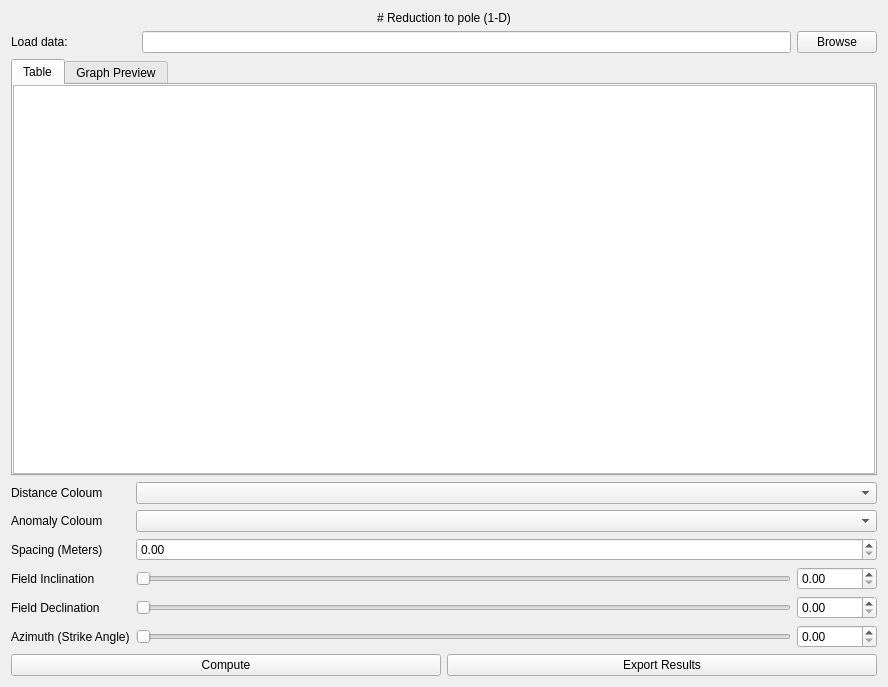
<?xml version="1.0" encoding="UTF-8"?>
<ui version="4.0">
 <class>Form</class>
 <widget class="QWidget" name="Form">
  <property name="geometry">
   <rect>
    <x>0</x>
    <y>0</y>
    <width>888</width>
    <height>687</height>
   </rect>
  </property>
  <property name="windowTitle">
   <string>Form</string>
  </property>
  <layout class="QGridLayout" name="gridLayout_2">
   <item row="3" column="0">
    <widget class="QLabel" name="label_3">
     <property name="text">
      <string>Distance Coloum</string>
     </property>
    </widget>
   </item>
   <item row="6" column="1" colspan="2">
    <widget class="QSlider" name="horizontalSlider">
     <property name="maximum">
      <number>359</number>
     </property>
     <property name="orientation">
      <enum>Qt::Orientation::Horizontal</enum>
     </property>
    </widget>
   </item>
   <item row="2" column="0" colspan="4">
    <widget class="QTabWidget" name="tabWidget">
     <property name="currentIndex">
      <number>0</number>
     </property>
     <widget class="QWidget" name="tab">
      <attribute name="title">
       <string>Table</string>
      </attribute>
      <layout class="QGridLayout" name="gridLayout">
       <property name="leftMargin">
        <number>0</number>
       </property>
       <property name="topMargin">
        <number>0</number>
       </property>
       <property name="rightMargin">
        <number>0</number>
       </property>
       <property name="bottomMargin">
        <number>0</number>
       </property>
       <property name="horizontalSpacing">
        <number>0</number>
       </property>
       <item row="0" column="0">
        <widget class="QTableWidget" name="tableWidget"/>
       </item>
      </layout>
     </widget>
     <widget class="QWidget" name="tab_2">
      <attribute name="title">
       <string>Graph Preview</string>
      </attribute>
      <layout class="QGridLayout" name="gridLayout_3">
       <item row="0" column="0">
        <widget class="QGraphicsView" name="graphicsView"/>
       </item>
      </layout>
     </widget>
    </widget>
   </item>
   <item row="4" column="0">
    <widget class="QLabel" name="label_4">
     <property name="text">
      <string>Anomaly Coloum</string>
     </property>
    </widget>
   </item>
   <item row="8" column="3">
    <widget class="QDoubleSpinBox" name="doubleSpinBox_4"/>
   </item>
   <item row="1" column="0">
    <widget class="QLabel" name="label_2">
     <property name="text">
      <string>Load data:</string>
     </property>
    </widget>
   </item>
   <item row="6" column="3">
    <widget class="QDoubleSpinBox" name="doubleSpinBox_2"/>
   </item>
   <item row="8" column="0">
    <widget class="QLabel" name="label_8">
     <property name="text">
      <string>Azimuth (Strike Angle)</string>
     </property>
    </widget>
   </item>
   <item row="1" column="2">
    <widget class="QLineEdit" name="lineEdit"/>
   </item>
   <item row="7" column="3">
    <widget class="QDoubleSpinBox" name="doubleSpinBox_3"/>
   </item>
   <item row="1" column="3">
    <widget class="QPushButton" name="pushButton">
     <property name="text">
      <string>Browse</string>
     </property>
    </widget>
   </item>
   <item row="6" column="0">
    <widget class="QLabel" name="label_6">
     <property name="text">
      <string>Field Inclination</string>
     </property>
    </widget>
   </item>
   <item row="5" column="1" colspan="3">
    <widget class="QDoubleSpinBox" name="doubleSpinBox"/>
   </item>
   <item row="3" column="1" colspan="3">
    <widget class="QComboBox" name="comboBox"/>
   </item>
   <item row="5" column="0">
    <widget class="QLabel" name="label_5">
     <property name="text">
      <string>Spacing (Meters)</string>
     </property>
    </widget>
   </item>
   <item row="7" column="1" colspan="2">
    <widget class="QSlider" name="horizontalSlider_2">
     <property name="orientation">
      <enum>Qt::Orientation::Horizontal</enum>
     </property>
    </widget>
   </item>
   <item row="8" column="1" colspan="2">
    <widget class="QSlider" name="horizontalSlider_3">
     <property name="orientation">
      <enum>Qt::Orientation::Horizontal</enum>
     </property>
    </widget>
   </item>
   <item row="4" column="1" colspan="3">
    <widget class="QComboBox" name="comboBox_2"/>
   </item>
   <item row="7" column="0">
    <widget class="QLabel" name="label_7">
     <property name="text">
      <string>Field Declination</string>
     </property>
    </widget>
   </item>
   <item row="0" column="0" colspan="4">
    <widget class="QLabel" name="label">
     <property name="sizePolicy">
      <sizepolicy hsizetype="Minimum" vsizetype="Fixed">
       <horstretch>0</horstretch>
       <verstretch>0</verstretch>
      </sizepolicy>
     </property>
     <property name="frameShape">
      <enum>QFrame::Shape::NoFrame</enum>
     </property>
     <property name="frameShadow">
      <enum>QFrame::Shadow::Plain</enum>
     </property>
     <property name="text">
      <string># Reduction to pole (1-D)</string>
     </property>
     <property name="textFormat">
      <enum>Qt::TextFormat::MarkdownText</enum>
     </property>
     <property name="scaledContents">
      <bool>false</bool>
     </property>
     <property name="alignment">
      <set>Qt::AlignmentFlag::AlignCenter</set>
     </property>
    </widget>
   </item>
   <item row="9" column="0" colspan="4">
    <layout class="QHBoxLayout" name="horizontalLayout">
     <item>
      <widget class="QPushButton" name="pushButton_3">
       <property name="text">
        <string>Compute</string>
       </property>
      </widget>
     </item>
     <item>
      <widget class="QPushButton" name="pushButton_2">
       <property name="text">
        <string>Export Results</string>
       </property>
      </widget>
     </item>
    </layout>
   </item>
  </layout>
 </widget>
 <resources/>
 <connections/>
</ui>
